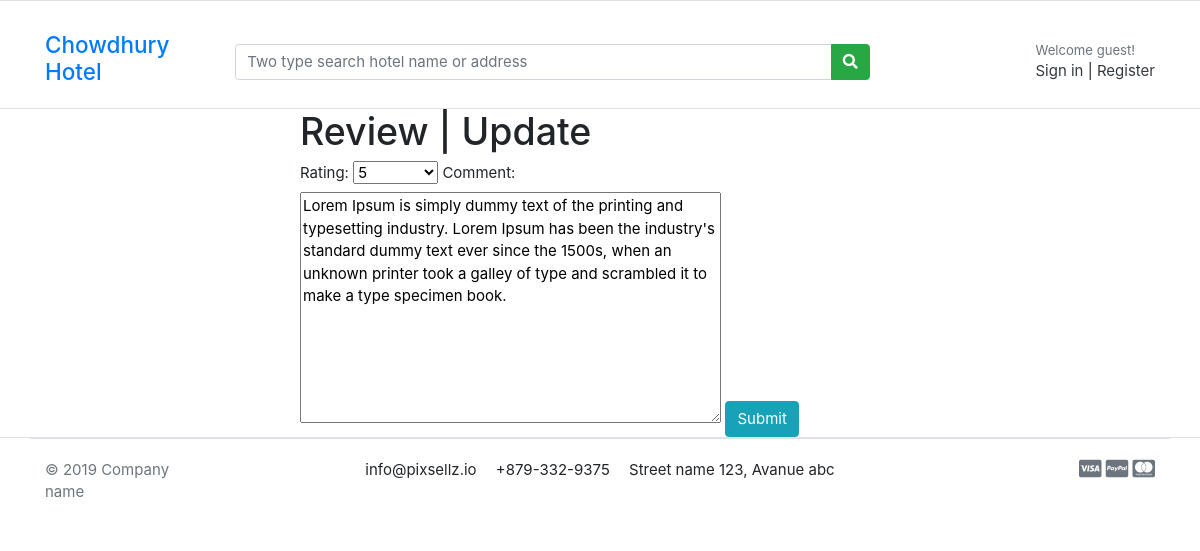
The page /edit/14/ on the database its author committed.
### store/models.py (models this page shows, shortened)
class Review(models.Model):
    REVIEW = (
        ('1','1'),
        ('2','2'),
        ('3','3'),
        ('4','4'),
        ('5','5')
    )
    hotel = models.ForeignKey(Hotel, on_delete=models.CASCADE)
    user = models.ForeignKey(User, on_delete=models.CASCADE)
    rating = models.CharField(max_length=30, choices=REVIEW)
    comment = models.TextField()

### store/views.py (the view)
# urls.py: path('edit/<int:review_id>/', views.edit_review, name='edit_review'),
def edit_review(request, review_id):
    review = get_object_or_404(Review, pk=review_id)
    if request.method == 'POST':
        form = ReviewForm(request.POST, instance=review)
        if form.is_valid():
            form.save()
            return redirect('home')
    else:
        form = ReviewForm(instance=review)
    return render(request, 'hotel/review.html', {'form': form, 'review': review})

### store/forms.py
class ReviewForm(forms.ModelForm):
    class Meta:
        model = Review
        fields = ['rating','comment']

### store/templates/hotel/review.html
{% extends 'base.html' %} {% load crispy_forms_tags %} {% block body %}
<div style="width: 50%; margin: auto">
  <h1 style="marginbottom: 10px">Review | Update</h1>
  <form method="post">
    {% csrf_token %} {{form}}
    <button class="btn btn-info" type="submit">Submit</button>
  </form>
</div>
{% endblock body %}

### static/css/ui.css (style rules this page uses)
html { font-family: "Inter", sans-serif; font-size: 15px; }

### rows shown on the page
Review: rating "5", comment "Lorem Ipsum is simply dummy text of the printing and typesetting industry. Lorem Ipsum has been the industry's standard dummy text ever since the 1500s, when an unknown printer took a galley of type and scrambled it to make a type specimen book."
